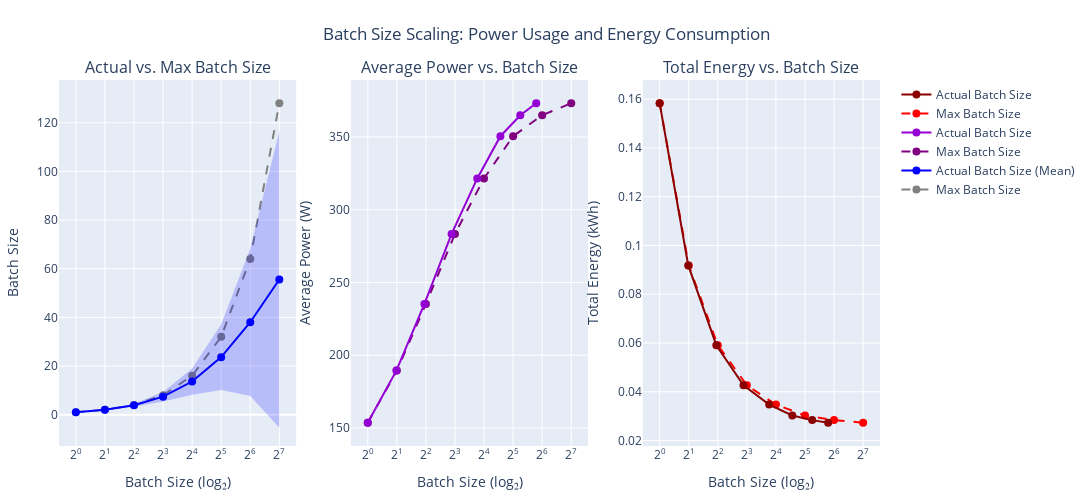

The notebook cell this image was saved under:
### Code cell
import plotly.graph_objects as go
from plotly.subplots import make_subplots

# Sort by max_batch_size
df = df.sort_values(by="max_batch_size")

# Define log2-based x-ticks
log2_ticks = [1, 2, 4, 8, 16, 32, 64, 128]
log2_labels = [f"2<sup>{int(np.log2(x))}</sup>" for x in log2_ticks]

# Create an interactive Plotly figure with 3 subplots
fig = make_subplots(
    rows=1, cols=3,
    subplot_titles=[
        "Actual vs. Max Batch Size",
        "Average Power vs. Batch Size",
        "Total Energy vs. Batch Size"
    ]
)

###############################################################################
# (A) Actual vs. Max Batch Size (±std)
###############################################################################
hover_text_a = [
    f"Request Length: {1024}<br>"
    f"Max Batch Size: {mbs}<br>"
    f"Actual Batch Size: {abs_mean:.2f} ± {abs_std:.2f}<br>"
    f"Power Usage: {power:.2f} W<br>"
    f"Energy Consumption: {energy:.3f} kWh"
    for mbs, abs_mean, abs_std, power, energy in zip(
        df["max_batch_size"],
        df["actual_batch_size_weighted_mean"],
        df["actual_batch_size_std"],
        df["average_power_watts"],
        df["total_energy_kwh"]
    )
]

# Max Batch Size Line
fig.add_trace(
    go.Scatter(
        x=df["max_batch_size"],
        y=df["max_batch_size"],
        mode="lines+markers",
        name="Max Batch Size",
        marker=dict(size=8, color="gray"),
        line=dict(color="gray", dash="dash"),
        hoverinfo="text",
        hovertext=hover_text_a
    ),
    row=1, col=1
)

# Actual Batch Size Line
fig.add_trace(
    go.Scatter(
        x=df["max_batch_size"],
        y=df["actual_batch_size_weighted_mean"],
        mode="lines+markers",
        name="Actual Batch Size (Mean)",
        marker=dict(size=8, color="blue"),
        line=dict(color="blue"),
        hoverinfo="text",
        hovertext=hover_text_a
    ),
    row=1, col=1
)

# Standard Deviation Shaded Region
fig.add_trace(
    go.Scatter(
        x=df["max_batch_size"],
        y=df["actual_batch_size_weighted_mean"] + df["actual_batch_size_std"],
        mode="lines",
        name="Mean + Std",
        line=dict(width=0),
        showlegend=False
    ),
    row=1, col=1
)

fig.add_trace(
    go.Scatter(
        x=df["max_batch_size"],
        y=df["actual_batch_size_weighted_mean"] - df["actual_batch_size_std"],
        mode="lines",
        name="Mean - Std",
        line=dict(width=0),
        fill="tonexty",
        fillcolor="rgba(0,0,255,0.2)",
        showlegend=False
    ),
    row=1, col=1
)

###############################################################################
# (B) Average Power vs. Batch Size
###############################################################################
hover_text_b = [
    f"Request Length: {1024}<br>"
    f"Max Batch Size: {mbs}<br>"
    f"Actual Batch Size: {abs_mean:.2f}<br>"
    f"Average Power: {power:.2f} W<br>"
    f"Energy Consumption: {energy:.3f} kWh"
    for mbs, abs_mean, power, energy in zip(
        df["max_batch_size"],
        df["actual_batch_size_weighted_mean"],
        df["average_power_watts"],
        df["total_energy_kwh"]
    )
]

# Max Batch Size Line
fig.add_trace(
    go.Scatter(
        x=df["max_batch_size"],
        y=df["average_power_watts"],
        mode="lines+markers",
        name="Max Batch Size",
        marker=dict(size=8, color="purple"),
        line=dict(color="purple", dash="dash"),
        hoverinfo="text",
        hovertext=hover_text_b
    ),
    row=1, col=2
)

# Actual Batch Size Line
fig.add_trace(
    go.Scatter(
        x=df["actual_batch_size_weighted_mean"],
        y=df["average_power_watts"],
        mode="lines+markers",
        name="Actual Batch Size",
        marker=dict(size=8, color="darkviolet"),
        line=dict(color="darkviolet"),
        hoverinfo="text",
        hovertext=hover_text_b
    ),
    row=1, col=2
)

###############################################################################
# (C) Total Energy vs. Batch Size
###############################################################################
hover_text_c = [
    f"Request Length: {1024}<br>"
    f"Max Batch Size: {mbs}<br>"
    f"Actual Batch Size: {abs_mean:.2f}<br>"
    f"Average Power: {power:.2f} W<br>"
    f"Total Energy: {energy:.3f} kWh"
    for mbs, abs_mean, power, energy in zip(
        df["max_batch_size"],
        df["actual_batch_size_weighted_mean"],
        df["average_power_watts"],
        df["total_energy_kwh"]
    )
]

# Max Batch Size Line
fig.add_trace(
    go.Scatter(
        x=df["max_batch_size"],
        y=df["total_energy_kwh"],
        mode="lines+markers",
        name="Max Batch Size",
        marker=dict(size=8, color="red"),
        line=dict(color="red", dash="dash"),
        hoverinfo="text",
        hovertext=hover_text_c
    ),
    row=1, col=3
)

# Actual Batch Size Line
fig.add_trace(
    go.Scatter(
        x=df["actual_batch_size_weighted_mean"],
        y=df["total_energy_kwh"],
        mode="lines+markers",
        name="Actual Batch Size",
        marker=dict(size=8, color="darkred"),
        line=dict(color="darkred"),
        hoverinfo="text",
        hovertext=hover_text_c
    ),
    row=1, col=3
)

###############################################################################
# Apply log₂ x-axis and custom tick labels
###############################################################################
for col in range(1, 4):
    fig.update_xaxes(
        type="log",
        tickvals=log2_ticks,
        ticktext=log2_labels,
        title_text="Batch Size (log₂)",
        row=1, col=col
    )

###############################################################################
# Y-axis labels
###############################################################################
fig.update_yaxes(title_text="Batch Size", row=1, col=1)
fig.update_yaxes(title_text="Average Power (W)", row=1, col=2)
fig.update_yaxes(title_text="Total Energy (kWh)", row=1, col=3)

###############################################################################
# Layout and styling
###############################################################################
fig.update_layout(
    title_text="Batch Size Scaling: Power Usage and Energy Consumption",
    title_x=0.5,
    width=1300, height=500,
    hovermode="x unified",
    margin=dict(l=50, r=50, t=80, b=50)
)

# Show interactive plot
fig.show()

### Figure 1 — Plotly figure (JSON) as saved in the notebook; plotly's stock layout.template omitted (floating-point values rounded to 4 significant figures)
{"data": [{"hoverinfo": "text", "hovertext": ["Request Length: 1024<br>Max Batch Size: 1<br>Actual Batch Size: 1.00 ± 0.00<br>Power Usage: 153.60 W<br>Energy Consumption: 0.158 kWh", "Request Length: 1024<br>Max Batch Size: 2<br>Actual Batch Size: 1.98 ± 0.15<br>Power Usage: 189.40 W<br>Energy Consumption: 0.092 kWh", "Request Length: 1024<br>Max Batch Size: 4<br>Actual Batch Size: 3.86 ± 0.63<br>Power Usage: 235.24 W<br>Energy Consumption: 0.059 kWh", "Request Length: 1024<br>Max Batch Size: 8<br>Actual Batch Size: 7.38 ± 1.97<br>Power Usage: 283.37 W<br>Energy Consumption: 0.043 kWh", "Request Length: 1024<br>Max Batch Size: 16<br>Actual Batch Size: 13.61 ± 5.40<br>Power Usage: 321.52 W<br>Energy Consumption: 0.035 kWh", "Request Length: 1024<br>Max Batch Size: 32<br>Actual Batch Size: 23.64 ± 13.50<br>Power Usage: 350.53 W<br>Energy Consumption: 0.030 kWh", "Request Length: 1024<br>Max Batch Size: 64<br>Actual Batch Size: 37.98 ± 30.30<br>Power Usage: 364.97 W<br>Energy Consumption: 0.028 kWh", "Request Length: 1024<br>Max Batch Size: 128<br>Actual Batch Size: 55.54 ± 60.92<br>Power Usage: 373.15 W<br>Energy Consumption: 0.027 kWh"], "line": {"color": "gray", "dash": "dash"}, "marker": {"color": "gray", "size": 8}, "mode": "lines+markers", "name": "Max Batch Size", "type": "scatter", "x": [1, 2, 4, 8, 16, 32, 64, 128], "xaxis": "x", "y": [1, 2, 4, 8, 16, 32, 64, 128], "yaxis": "y"}, {"hoverinfo": "text", "hovertext": ["Request Length: 1024<br>Max Batch Size: 1<br>Actual Batch Size: 1.00 ± 0.00<br>Power Usage: 153.60 W<br>Energy Consumption: 0.158 kWh", "Request Length: 1024<br>Max Batch Size: 2<br>Actual Batch Size: 1.98 ± 0.15<br>Power Usage: 189.40 W<br>Energy Consumption: 0.092 kWh", "Request Length: 1024<br>Max Batch Size: 4<br>Actual Batch Size: 3.86 ± 0.63<br>Power Usage: 235.24 W<br>Energy Consumption: 0.059 kWh", "Request Length: 1024<br>Max Batch Size: 8<br>Actual Batch Size: 7.38 ± 1.97<br>Power Usage: 283.37 W<br>Energy Consumption: 0.043 kWh", "Request Length: 1024<br>Max Batch Size: 16<br>Actual Batch Size: 13.61 ± 5.40<br>Power Usage: 321.52 W<br>Energy Consumption: 0.035 kWh", "Request Length: 1024<br>Max Batch Size: 32<br>Actual Batch Size: 23.64 ± 13.50<br>Power Usage: 350.53 W<br>Energy Consumption: 0.030 kWh", "Request Length: 1024<br>Max Batch Size: 64<br>Actual Batch Size: 37.98 ± 30.30<br>Power Usage: 364.97 W<br>Energy Consumption: 0.028 kWh", "Request Length: 1024<br>Max Batch Size: 128<br>Actual Batch Size: 55.54 ± 60.92<br>Power Usage: 373.15 W<br>Energy Consumption: 0.027 kWh"], "line": {"color": "blue"}, "marker": {"color": "blue", "size": 8}, "mode": "lines+markers", "name": "Actual Batch Size (Mean)", "type": "scatter", "x": [1, 2, 4, 8, 16, 32, 64, 128], "xaxis": "x", "y": [1.0, 1.977, 3.86, 7.381, 13.61, 23.64, 37.98, 55.54], "yaxis": "y"}, {"line": {"width": 0}, "mode": "lines", "name": "Mean + Std", "showlegend": false, "type": "scatter", "x": [1, 2, 4, 8, 16, 32, 64, 128], "xaxis": "x", "y": [1.0, 2.126, 4.487, 9.348, 19.01, 37.13, 68.28, 116.5], "yaxis": "y"}, {"fill": "tonexty", "fillcolor": "rgba(0,0,255,0.2)", "line": {"width": 0}, "mode": "lines", "name": "Mean - Std", "showlegend": false, "type": "scatter", "x": [1, 2, 4, 8, 16, 32, 64, 128], "xaxis": "x", "y": [1.0, 1.829, 3.233, 5.415, 8.216, 10.14, 7.674, -5.374], "yaxis": "y"}, {"hoverinfo": "text", "hovertext": ["Request Length: 1024<br>Max Batch Size: 1<br>Actual Batch Size: 1.00<br>Average Power: 153.60 W<br>Energy Consumption: 0.158 kWh", "Request Length: 1024<br>Max Batch Size: 2<br>Actual Batch Size: 1.98<br>Average Power: 189.40 W<br>Energy Consumption: 0.092 kWh", "Request Length: 1024<br>Max Batch Size: 4<br>Actual Batch Size: 3.86<br>Average Power: 235.24 W<br>Energy Consumption: 0.059 kWh", "Request Length: 1024<br>Max Batch Size: 8<br>Actual Batch Size: 7.38<br>Average Power: 283.37 W<br>Energy Consumption: 0.043 kWh", "Request Length: 1024<br>Max Batch Size: 16<br>Actual Batch Size: 13.61<br>Average Power: 321.52 W<br>Energy Consumption: 0.035 kWh", "Request Length: 1024<br>Max Batch Size: 32<br>Actual Batch Size: 23.64<br>Average Power: 350.53 W<br>Energy Consumption: 0.030 kWh", "Request Length: 1024<br>Max Batch Size: 64<br>Actual Batch Size: 37.98<br>Average Power: 364.97 W<br>Energy Consumption: 0.028 kWh", "Request Length: 1024<br>Max Batch Size: 128<br>Actual Batch Size: 55.54<br>Average Power: 373.15 W<br>Energy Consumption: 0.027 kWh"], "line": {"color": "purple", "dash": "dash"}, "marker": {"color": "purple", "size": 8}, "mode": "lines+markers", "name": "Max Batch Size", "type": "scatter", "x": [1, 2, 4, 8, 16, 32, 64, 128], "xaxis": "x2", "y": [153.6, 189.4, 235.2, 283.4, 321.5, 350.5, 365.0, 373.1], "yaxis": "y2"}, {"hoverinfo": "text", "hovertext": ["Request Length: 1024<br>Max Batch Size: 1<br>Actual Batch Size: 1.00<br>Average Power: 153.60 W<br>Energy Consumption: 0.158 kWh", "Request Length: 1024<br>Max Batch Size: 2<br>Actual Batch Size: 1.98<br>Average Power: 189.40 W<br>Energy Consumption: 0.092 kWh", "Request Length: 1024<br>Max Batch Size: 4<br>Actual Batch Size: 3.86<br>Average Power: 235.24 W<br>Energy Consumption: 0.059 kWh", "Request Length: 1024<br>Max Batch Size: 8<br>Actual Batch Size: 7.38<br>Average Power: 283.37 W<br>Energy Consumption: 0.043 kWh", "Request Length: 1024<br>Max Batch Size: 16<br>Actual Batch Size: 13.61<br>Average Power: 321.52 W<br>Energy Consumption: 0.035 kWh", "Request Length: 1024<br>Max Batch Size: 32<br>Actual Batch Size: 23.64<br>Average Power: 350.53 W<br>Energy Consumption: 0.030 kWh", "Request Length: 1024<br>Max Batch Size: 64<br>Actual Batch Size: 37.98<br>Average Power: 364.97 W<br>Energy Consumption: 0.028 kWh", "Request Length: 1024<br>Max Batch Size: 128<br>Actual Batch Size: 55.54<br>Average Power: 373.15 W<br>Energy Consumption: 0.027 kWh"], "line": {"color": "darkviolet"}, "marker": {"color": "darkviolet", "size": 8}, "mode": "lines+markers", "name": "Actual Batch Size", "type": "scatter", "x": [1.0, 1.977, 3.86, 7.381, 13.61, 23.64, 37.98, 55.54], "xaxis": "x2", "y": [153.6, 189.4, 235.2, 283.4, 321.5, 350.5, 365.0, 373.1], "yaxis": "y2"}, {"hoverinfo": "text", "hovertext": ["Request Length: 1024<br>Max Batch Size: 1<br>Actual Batch Size: 1.00<br>Average Power: 153.60 W<br>Total Energy: 0.158 kWh", "Request Length: 1024<br>Max Batch Size: 2<br>Actual Batch Size: 1.98<br>Average Power: 189.40 W<br>Total Energy: 0.092 kWh", "Request Length: 1024<br>Max Batch Size: 4<br>Actual Batch Size: 3.86<br>Average Power: 235.24 W<br>Total Energy: 0.059 kWh", "Request Length: 1024<br>Max Batch Size: 8<br>Actual Batch Size: 7.38<br>Average Power: 283.37 W<br>Total Energy: 0.043 kWh", "Request Length: 1024<br>Max Batch Size: 16<br>Actual Batch Size: 13.61<br>Average Power: 321.52 W<br>Total Energy: 0.035 kWh", "Request Length: 1024<br>Max Batch Size: 32<br>Actual Batch Size: 23.64<br>Average Power: 350.53 W<br>Total Energy: 0.030 kWh", "Request Length: 1024<br>Max Batch Size: 64<br>Actual Batch Size: 37.98<br>Average Power: 364.97 W<br>Total Energy: 0.028 kWh", "Request Length: 1024<br>Max Batch Size: 128<br>Actual Batch Size: 55.54<br>Average Power: 373.15 W<br>Total Energy: 0.027 kWh"], "line": {"color": "red", "dash": "dash"}, "marker": {"color": "red", "size": 8}, "mode": "lines+markers", "name": "Max Batch Size", "type": "scatter", "x": [1, 2, 4, 8, 16, 32, 64, 128], "xaxis": "x3", "y": [0.1583, 0.09184, 0.05911, 0.04266, 0.03474, 0.03028, 0.02838, 0.02732], "yaxis": "y3"}, {"hoverinfo": "text", "hovertext": ["Request Length: 1024<br>Max Batch Size: 1<br>Actual Batch Size: 1.00<br>Average Power: 153.60 W<br>Total Energy: 0.158 kWh", "Request Length: 1024<br>Max Batch Size: 2<br>Actual Batch Size: 1.98<br>Average Power: 189.40 W<br>Total Energy: 0.092 kWh", "Request Length: 1024<br>Max Batch Size: 4<br>Actual Batch Size: 3.86<br>Average Power: 235.24 W<br>Total Energy: 0.059 kWh", "Request Length: 1024<br>Max Batch Size: 8<br>Actual Batch Size: 7.38<br>Average Power: 283.37 W<br>Total Energy: 0.043 kWh", "Request Length: 1024<br>Max Batch Size: 16<br>Actual Batch Size: 13.61<br>Average Power: 321.52 W<br>Total Energy: 0.035 kWh", "Request Length: 1024<br>Max Batch Size: 32<br>Actual Batch Size: 23.64<br>Average Power: 350.53 W<br>Total Energy: 0.030 kWh", "Request Length: 1024<br>Max Batch Size: 64<br>Actual Batch Size: 37.98<br>Average Power: 364.97 W<br>Total Energy: 0.028 kWh", "Request Length: 1024<br>Max Batch Size: 128<br>Actual Batch Size: 55.54<br>Average Power: 373.15 W<br>Total Energy: 0.027 kWh"], "line": {"color": "darkred"}, "marker": {"color": "darkred", "size": 8}, "mode": "lines+markers", "name": "Actual Batch Size", "type": "scatter", "x": [1.0, 1.977, 3.86, 7.381, 13.61, 23.64, 37.98, 55.54], "xaxis": "x3", "y": [0.1583, 0.09184, 0.05911, 0.04266, 0.03474, 0.03028, 0.02838, 0.02732], "yaxis": "y3"}], "layout": {"annotations": [{"font": {"size": 16}, "showarrow": false, "text": "Actual vs. Max Batch Size", "x": 0.1444, "xanchor": "center", "xref": "paper", "y": 1, "yanchor": "bottom", "yref": "paper"}, {"font": {"size": 16}, "showarrow": false, "text": "Average Power vs. Batch Size", "x": 0.5, "xanchor": "center", "xref": "paper", "y": 1, "yanchor": "bottom", "yref": "paper"}, {"font": {"size": 16}, "showarrow": false, "text": "Total Energy vs. Batch Size", "x": 0.8556, "xanchor": "center", "xref": "paper", "y": 1, "yanchor": "bottom", "yref": "paper"}], "height": 500, "hovermode": "x unified", "margin": {"b": 50, "l": 50, "r": 50, "t": 80}, "title": {"text": "Batch Size Scaling: Power Usage and Energy Consumption", "x": 0.5}, "width": 1300, "xaxis": {"anchor": "y", "domain": [0, 0.2889], "ticktext": ["2<sup>0</sup>", "2<sup>1</sup>", "2<sup>2</sup>", "2<sup>3</sup>", "2<sup>4</sup>", "2<sup>5</sup>", "2<sup>6</sup>", "2<sup>7</sup>"], "tickvals": [1, 2, 4, 8, 16, 32, 64, 128], "title": {"text": "Batch Size (log₂)"}, "type": "log"}, "xaxis2": {"anchor": "y2", "domain": [0.3556, 0.6444], "ticktext": ["2<sup>0</sup>", "2<sup>1</sup>", "2<sup>2</sup>", "2<sup>3</sup>", "2<sup>4</sup>", "2<sup>5</sup>", "2<sup>6</sup>", "2<sup>7</sup>"], "tickvals": [1, 2, 4, 8, 16, 32, 64, 128], "title": {"text": "Batch Size (log₂)"}, "type": "log"}, "xaxis3": {"anchor": "y3", "domain": [0.7111, 1], "ticktext": ["2<sup>0</sup>", "2<sup>1</sup>", "2<sup>2</sup>", "2<sup>3</sup>", "2<sup>4</sup>", "2<sup>5</sup>", "2<sup>6</sup>", "2<sup>7</sup>"], "tickvals": [1, 2, 4, 8, 16, 32, 64, 128], "title": {"text": "Batch Size (log₂)"}, "type": "log"}, "yaxis": {"anchor": "x", "domain": [0, 1], "title": {"text": "Batch Size"}}, "yaxis2": {"anchor": "x2", "domain": [0, 1], "title": {"text": "Average Power (W)"}}, "yaxis3": {"anchor": "x3", "domain": [0, 1], "title": {"text": "Total Energy (kWh)"}}}}
